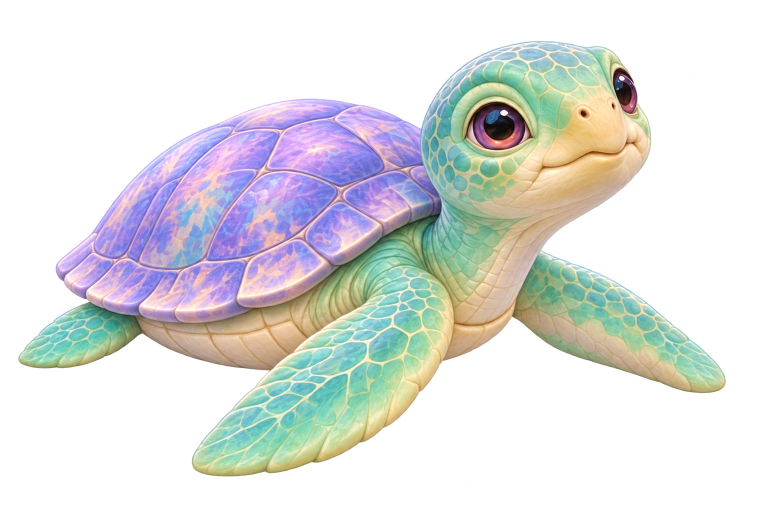
#> input picture references/UNAPPROVED-isolated-shelly-reference.png, 1536 x 1024 px (shown at 1/2 size)
$ python prepare_input.py
#> lines starting #> are read from the running program, lines starting #| are printed output that depends on the picture
"""Inspect and prepare a clean, white-background square input from UNAPPROVED-isolated-shelly-reference.png."""
from pathlib import Path
import numpy as np
from PIL import Image

STAGE = Path(__file__).resolve().parent
REPO = STAGE.parents[2]
SRC = REPO / "references" / "UNAPPROVED-isolated-shelly-reference.png"
OUT = STAGE / "input-shelly-clean.png"


def main():
    img = Image.open(SRC)
#> img is the input picture: PIL image 1536x1024 RGBA; mean R, G, B, A 108.1, 109.4, 106.4, 103.5
    print(f"Source: {SRC}")
    print(f"Size: {img.size}, Mode: {img.mode}")
#| Size: (1536, 1024), Mode: RGBA
    rgba = np.array(img.convert("RGBA"), dtype=np.float32)
    alpha = rgba[..., 3]
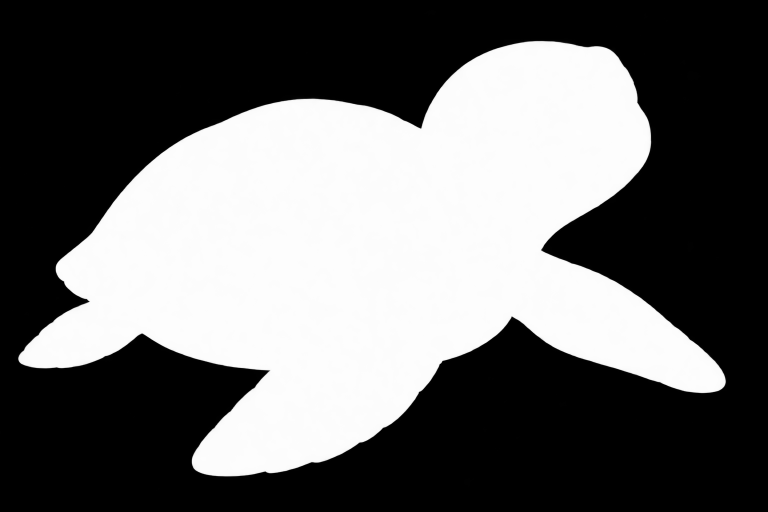
#> alpha: shape (1024, 1536) float32 (shown at 1/2 size); min 0, max 254, mean 103.5
    for thresh in (1, 10, 32, 64, 128, 200, 245, 254):
        ys, xs = np.where(alpha >= thresh)
        pct = 100.0 * np.mean(alpha >= thresh)
        bbox = (int(xs.min()), int(ys.min()), int(xs.max()), int(ys.max())) if len(xs) else None
        print(f"  alpha >= {thresh:3d}: {pct:5.2f}% pixels, bbox={bbox}")
#> this loop made 8 passes
#> (pct, bbox) on passes 1 to 8: (42.38, (0, 17, 1515, 984)), (41.23, (36, 81, 1452, 953)), (41.15, (36, 82, 1451, 952)), (41.08, (36, 82, 1451, 952)), (40.98, (37, 82, 1450, 952)), (40.86, (37, 83, 1450, 951)), (40.63, (38, 83, 1449, 951)), (0.0102, (71, 109, 1356, 765))
#|   alpha >=   1: 42.38% pixels, bbox=(0, 17, 1515, 984)
#|   alpha >=  10: 41.23% pixels, bbox=(36, 81, 1452, 953)
#|   alpha >=  32: 41.15% pixels, bbox=(36, 82, 1451, 952)
#|   alpha >=  64: 41.08% pixels, bbox=(36, 82, 1451, 952)
#|   alpha >= 128: 40.98% pixels, bbox=(37, 82, 1450, 952)
#|   alpha >= 200: 40.86% pixels, bbox=(37, 83, 1450, 951)
#|   alpha >= 245: 40.63% pixels, bbox=(38, 83, 1449, 951)
#|   alpha >= 254:  0.01% pixels, bbox=(71, 109, 1356, 765)

    # Soft glow/feather pixels below alpha=18 make noisy fringes in image-to-3D,
    # while the body interior sits around alpha=245..254. Preserve full interior opacity.
    a_norm = np.clip((alpha - 18.0) / (245.0 - 18.0), 0.0, 1.0)
    rgb = rgba[..., :3]
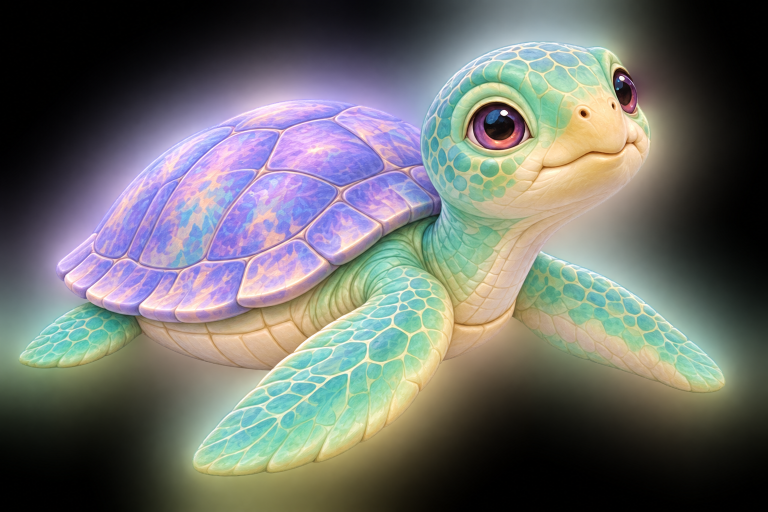
#> rgb: shape (1024, 1536, 3) float32 (shown at 1/2 size); mean R, G, B 108, 109.3, 106.4
    comp = rgb * a_norm[..., None] + 255.0 * (1.0 - a_norm[..., None])
    comp_u8 = np.clip(np.round(comp), 0, 255).astype(np.uint8)

    ys, xs = np.where(a_norm > 0.05)
    x0, y0, x1, y1 = int(xs.min()), int(ys.min()), int(xs.max()) + 1, int(ys.max()) + 1
#> x0 = 36; y0 = 81; x1 = 1452; y1 = 953
    crop = Image.fromarray(comp_u8[y0:y1, x0:x1], mode="RGB")
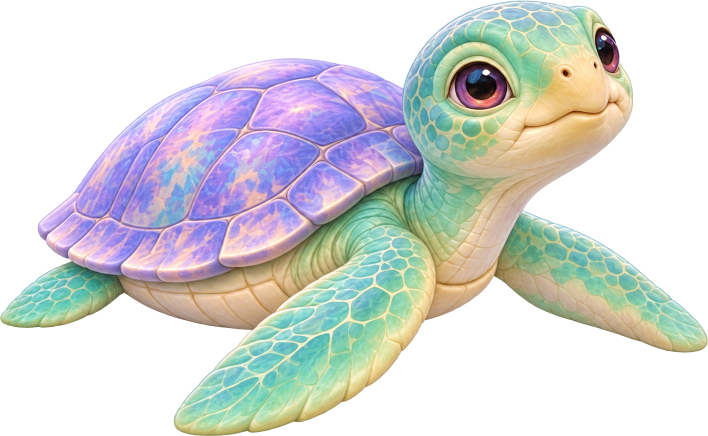
#> crop: PIL image 1416x872 RGB (shown at 1/2 size); mean R, G, B 213.6, 215.5, 214.6

    w, h = crop.size
#> w = 1416; h = 872
    side = int(round(max(w, h) / 0.84))  # ~8% margin on each side
#> side = 1686
    canvas = Image.new("RGB", (side, side), (255, 255, 255))
#> canvas: PIL image 1686x1686 RGB; every value is 255
    ox = (side - w) // 2
#> ox = 135
    oy = (side - h) // 2
#> oy = 407
    canvas.paste(crop, (ox, oy))
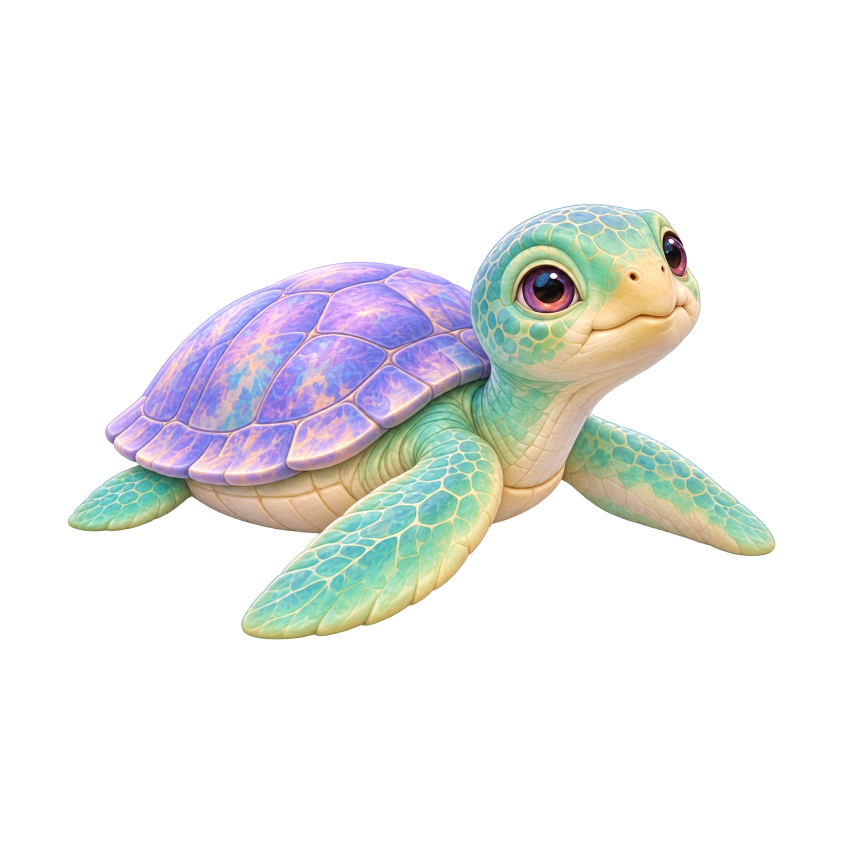
#> canvas: PIL image 1686x1686 RGB (shown at 1/2 size); mean R, G, B 237, 237.8, 237.4
    canvas.save(OUT, format="PNG", optimize=True)
    print(f"Saved clean input: {OUT} ({canvas.size}, cropped {w}x{h} into {side}x{side})")
#| Saved clean input: work/shelly-reference-rebuild/stage-organic-v1/input-shelly-clean.png ((1686, 1686), cropped 1416x872 into 1686x1686)


if __name__ == "__main__":
    main()
